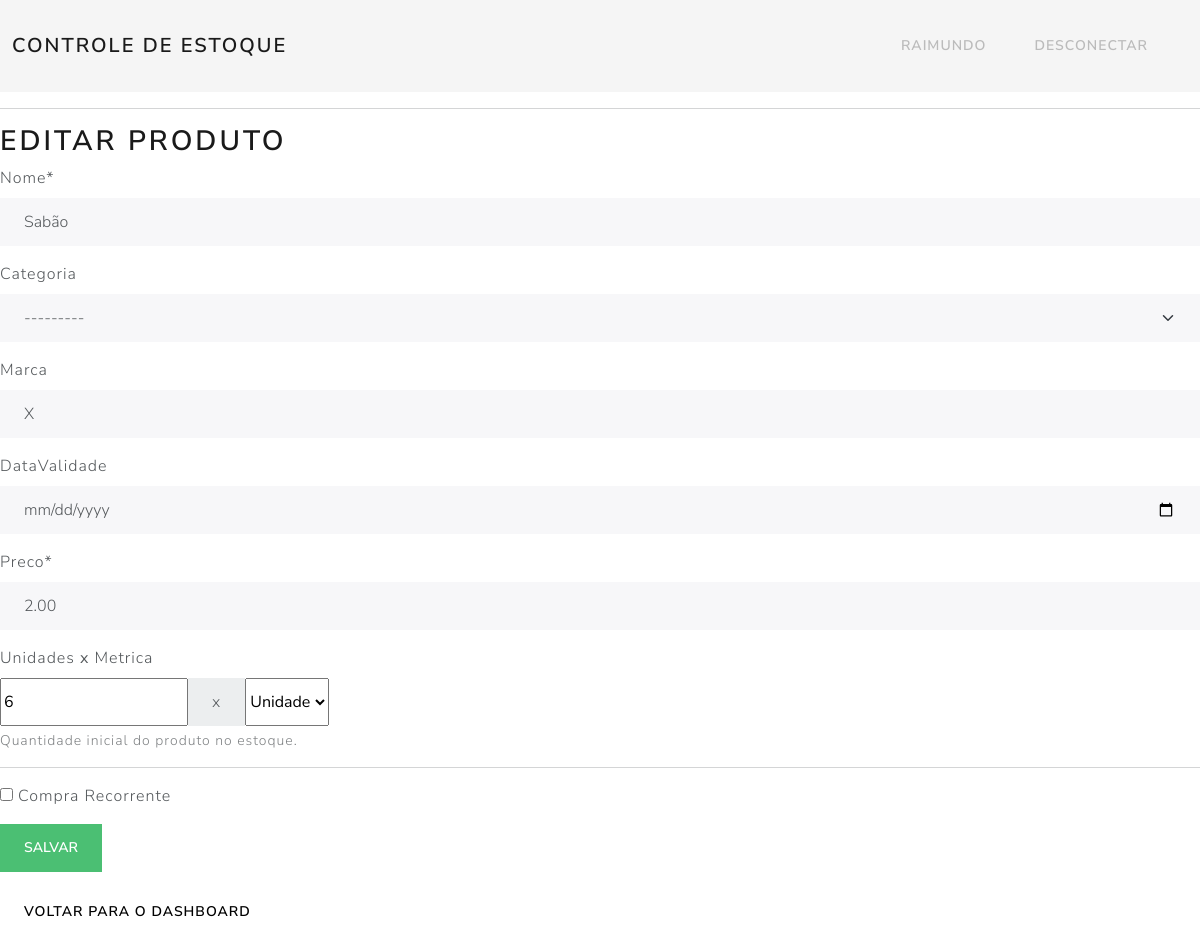
Page /estoque/2/produto/9/editar/ (signed in) on the committed database.
### App/models.py (models this page shows, shortened)
class Produto(models.Model):
    nome = models.CharField(max_length=100)
    categoria = models.ForeignKey(Categoria, on_delete=models.SET_NULL, null=True, blank=True)
    marca = models.CharField(max_length=100, blank=True)
    dataValidade = models.DateField(null=True, blank=True)
    preco = models.DecimalField(max_digits=8, decimal_places=2)
    metrica = models.ForeignKey(Metrica, on_delete=models.PROTECT, related_name='produtos')
    estoque = models.ForeignKey(Estoque, on_delete=models.CASCADE, related_name='produtos')
    unidades = models.PositiveIntegerField(default=0)
    dataCadastro = models.DateTimeField(auto_now_add=True)
    dataModificacao = models.DateTimeField(auto_now=True)

### App/views.py (the view, shortened to what this page needs)
# urls.py: path('estoque/<int:estoque_id>/produto/<int:produto_id>/editar/', views.produto_update, name='produto_update'),
@login_required
def produto_update(request, estoque_id, produto_id):
    estoque = get_object_or_404(Estoque, id=estoque_id, usuarios=request.user)
    produto = get_object_or_404(Produto, id=produto_id, estoque=estoque)
    try:
        compra_recorrente = produto.compras_recorrentes.first()
    except AttributeError:
        compra_recorrente = None
    if request.method == 'POST':
        form = ProdutoForm(request.POST, instance=produto, estoque=estoque)
        if form.is_valid():
            entradas = Movimentacao.objects.filter(produto=produto, tipo=Movimentacao.ENTRADA).aggregate(total=models.Sum('quantidade'))['total'] or 0
            saidas = Movimentacao.objects.filter(produto=produto, tipo=Movimentacao.SAIDA).aggregate(total=models.Sum('quantidade'))['total'] or 0
            saldo_atual = entradas - saidas
            novo_saldo = form.cleaned_data['unidades']
            diff = novo_saldo - saldo_atual
            produto = form.save(commit=False)
            produto.save()
            if diff != 0:
                Movimentacao.objects.create(
                    produto=produto,
                    tipo=Movimentacao.ENTRADA if diff > 0 else Movimentacao.SAIDA,
                    quantidade=abs(diff)
                )
            if form.cleaned_data.get('criar_compra_recorrente'):
                if compra_recorrente:
                    compra_recorrente.data_inicio = form.cleaned_data['data_inicio'] or timezone.now().date()
                    compra_recorrente.intervalo_valor = form.cleaned_data['intervalo_valor']
                    compra_recorrente.intervalo_tipo = form.cleaned_data['intervalo_tipo']
                    compra_recorrente.cota_minima = form.cleaned_data['cota_minima']
                    compra_recorrente.ignorar_ate_logout = False
                    compra_recorrente.save()
                else:
                    CompraRecorrente.objects.create(
                        produto=produto,
                        data_inicio=form.cleaned_data['data_inicio'] or timezone.now().date(),
                        intervalo_valor=form.cleaned_data['intervalo_valor'],
                        intervalo_tipo=form.cleaned_data['intervalo_tipo'],
                        cota_minima=form.cleaned_data['cota_minima']
                    )
            elif compra_recorrente:
                compra_recorrente.delete()
            return redirect('estoque_dashboard', estoque_id=estoque.id)
    else:
        initial = {}
        from datetime import datetime, date as dt_date
        form = ProdutoForm(instance=produto, estoque=estoque, initial=initial)
    return render(request, 'App/produto_form.html', {'form': form, 'estoque': estoque, 'produto': produto})

### App/models.py (called while the page is built)
    def __str__(self):
        return self.nome

    def __str__(self):
        return self.nome

### App/templates/App/produto_form.html (shortened to what this page needs)
{% extends 'App/base.html' %}
{% load crispy_forms_tags %}
{% block conteudo %}
  <h2>{% if form.instance.pk %}Editar Produto{% else %}Cadastrar Produto{% endif %}</h2>
  <form method="post">
      {{ form.nome|as_crispy_field }}
      {{ form.categoria|as_crispy_field }}
      {{ form.marca|as_crispy_field }}
      {{ form.dataValidade|as_crispy_field }}
      {{ form.preco|as_crispy_field }}
      <div class="mb-3">
        <label class="form-label">Unidades <span style="font-weight:normal">x</span> Metrica</label>
        <div class="input-group">
          {{ form.unidades }}
          <span class="input-group-text">x</span>
          {{ form.metrica }}
        </div>
        {% if form.unidades.help_text %}
          <div class="form-text">{{ form.unidades.help_text }}</div>
        {% endif %}
      </div>
      <hr>
      <div class="mb-3">
        <label>
          {{ form.criar_compra_recorrente }} Compra Recorrente
        </label>
      </div>
      <button type="submit" class="btn btn-success">Salvar</button>
    </form>
  <a href="{% url 'estoque_dashboard' estoque.id %}" class="btn btn-secondary mt-3">Voltar para o Dashboard</a>
{% endblock %}

### App/templates/App/barra_navegacao.html (shortened to what this page needs)
<nav class="navbar navbar-expand-lg" style="background:#f5f5f5;">
    <div class="container-fluid">
        <a class="navbar-brand" href="{% url 'selecionar_estoque' %}" style="font-weight: 600; letter-spacing: 2px;">
            {% if estoque_atual %}
                CONTROLE DE ESTOQUE - {{ estoque_atual.nome|upper }}
            {% else %}
                CONTROLE DE ESTOQUE
            {% endif %}
        </a>
        <div class="collapse navbar-collapse justify-content-end" id="navbarNav">
            <ul class="navbar-nav">
                {% if user.is_authenticated %}
                    <li class="nav-item">
                        <a class="nav-link" href="{% url 'usuario_configuracao' %}" style="text-transform: uppercase; color: #bbb;">{{ user.username }}</a>
                    </li>
                    <li class="nav-item">
                        <a class="nav-link" href="{% url 'logout' %}" style="color: #bbb;">DESCONECTAR</a>
                    </li>
                {% endif %}
            </ul>
        </div>
    </div>
</nav>

### rows in the picture
Produto: nome "Sabão", categoria "---------", marca "X", preco "2.00", unidades "6", metrica "Unidade"

### other values in the picture
{{ user.username }} "RAIMUNDO"
